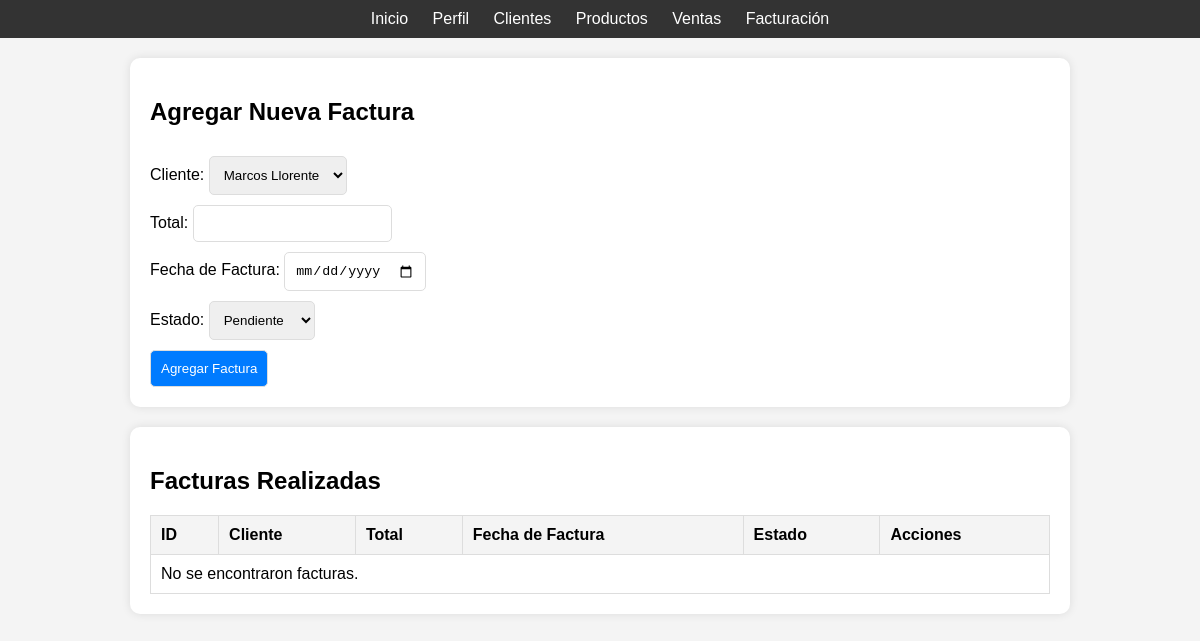
Page /vendedor/facturacion.php on the earlier database version.
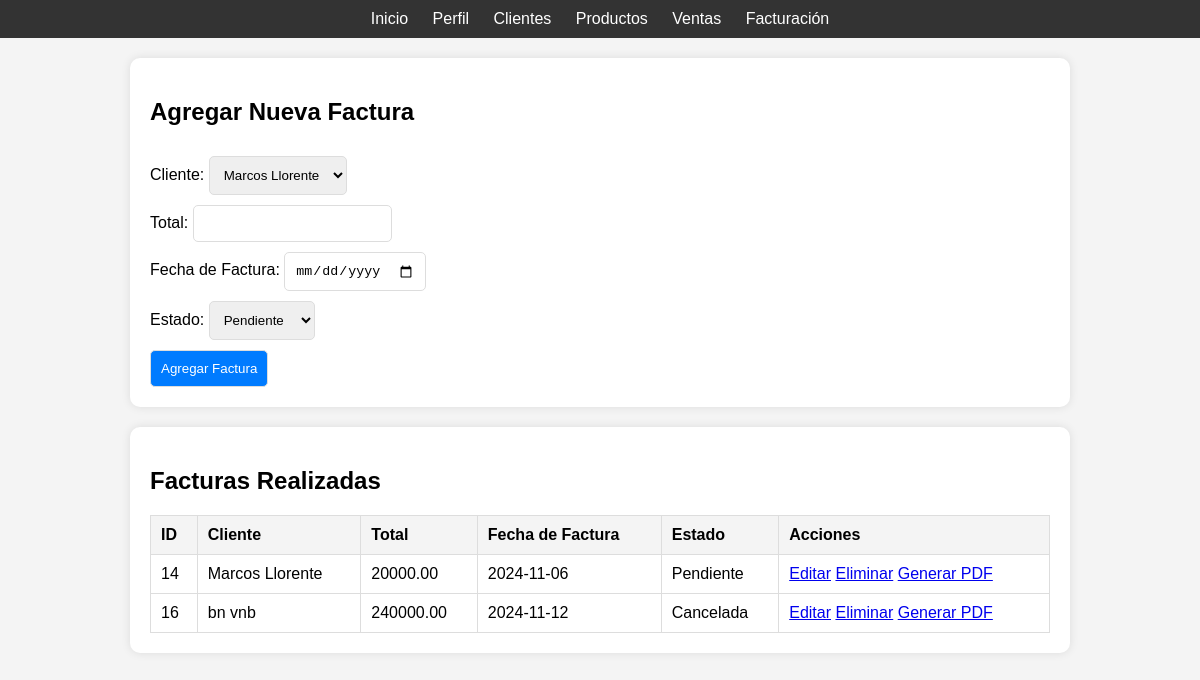
Same page on the later database version.
### tables this page shows
CREATE TABLE `facturas` (
  `id` int(11) NOT NULL,
  `cliente_id` int(11) NOT NULL,
  `fecha_factura` date NOT NULL,
  `estado` varchar(20) DEFAULT 'pendiente',
  `total` decimal(10,2) DEFAULT NULL
);

CREATE TABLE `clientes` (
  `id` int(11) NOT NULL,
  `nombre` varchar(100) DEFAULT NULL,
  `direccion` varchar(255) DEFAULT NULL,
  `telefono` varchar(15) DEFAULT NULL
);

### vendedor/facturacion.php (the view, shortened to what this page needs)
<?php
$dsn = 'mysql:host=localhost;dbname=thunderbike;charset=utf8';
$username = 'root';
$password = '';
try {
    $pdo = new PDO($dsn, $username, $password);
    $pdo->setAttribute(PDO::ATTR_ERRMODE, PDO::ERRMODE_EXCEPTION);
    $sql_facturas = 'SELECT f.id, c.nombre AS nombre_cliente, f.total, f.fecha_factura, f.estado
                     FROM facturas AS f
                     JOIN clientes AS c ON f.cliente_id = c.id';
    $stmt_facturas = $pdo->query($sql_facturas);
    $result_facturas = $stmt_facturas->fetchAll(PDO::FETCH_ASSOC);
    $sql_clientes = "SELECT id, nombre FROM clientes";
    $stmt_clientes = $pdo->query($sql_clientes);
    $clientes = $stmt_clientes->fetchAll(PDO::FETCH_ASSOC);
} catch (PDOException $e) {
    echo "Conexión fallida: " . htmlspecialchars($e->getMessage());
    $result_facturas = [];
    $clientes = [];
}
?>
<!DOCTYPE html>
<html lang="es">
<head>
</head>
<body>
    <nav class="navtop">
        <div>
            <a href="vendedor_dashboard.php" class="button">Inicio</a>
            <a href="perfil.php" class="button">Perfil</a>
            <a href="clientes.php" class="button">Clientes</a>
            <a href="productos.php" class="button">Productos</a>
            <a href="ventas.php" class="button">Ventas</a>
            <a href="facturacion.php" class="button">Facturación</a>
        </div>
    </nav>
    <div class="container">
        <h2>Agregar Nueva Factura</h2>
        <form action="facturacion.php" method="POST">
            <label for="cliente_id">Cliente:</label>
            <select name="cliente_id" id="cliente_id" required>
                <?php foreach ($clientes as $cliente): ?>
                    <option value="<?= htmlspecialchars($cliente['id']) ?>">
                        <?= htmlspecialchars($cliente['nombre']) ?>
                    </option>
                <?php endforeach; ?>
            </select><br>
            <label for="total">Total:</label>
            <input type="number" name="total" id="total" step="0.01" required><br>
            <label for="fecha_factura">Fecha de Factura:</label>
            <input type="date" name="fecha_factura" id="fecha_factura" required><br>
            <label for="estado">Estado:</label>
            <select name="estado" id="estado" required>
                <option value="Pendiente">Pendiente</option>
            </select><br>
            <button type="submit">Agregar Factura</button>
        </form>
    </div>
    <div class="container">
        <h2>Facturas Realizadas</h2>
        <div class="scrollable-table">
            <table>
                <thead>
                    <tr>
                        <th>ID</th>
                        <th>Cliente</th>
                        <th>Total</th>
                        <th>Fecha de Factura</th>
                        <th>Estado</th>
                        <th>Acciones</th>
                    </tr>
                </thead>
                <tbody>
                <?php if (!empty($result_facturas)): ?>
                    <?php foreach ($result_facturas as $row): ?>
                        <tr>
                            <td><?= htmlspecialchars($row["id"]) ?></td>
                            <td><?= htmlspecialchars($row["nombre_cliente"]) ?></td>
                            <td><?= htmlspecialchars($row["total"]) ?></td>
                            <td><?= htmlspecialchars($row["fecha_factura"]) ?></td>
                            <td><?= htmlspecialchars($row["estado"]) ?></td>
                            <td>
                                <a href="../controladores/editar_factura.php?id=<?= htmlspecialchars($row["id"]) ?>" class="btn">Editar</a>
                                <a href="../controladores/eliminar_factura.php?id=<?= htmlspecialchars($row["id"]) ?>" class="btn" onclick="return confirm('¿Estás seguro de que deseas eliminar esta factura?');">Eliminar</a>
                                <a href="generar_pdf.php?id=<?= htmlspecialchars($row["id"]) ?>" class="btn">Generar PDF</a>
                            </td>
                        </tr>
                    <?php endforeach; ?>
                <?php else: ?>
                    <tr><td colspan="6">No se encontraron facturas.</td></tr>
                <?php endif; ?>
                </tbody>
            </table>
        </div>
    </div>
</body>
</html>

### vendedor/facturacion.php (style rules this page uses)
body { font-family: Arial, sans-serif; background: #f4f4f4; margin: 0; padding: 0; }
.navtop { background: #333; padding: 10px 20px; color: white; text-align: center; }
.navtop .button { color: white; text-decoration: none; margin: 0 10px; }
.container { max-width: 900px; margin: 20px auto; background: white; padding: 20px; border-radius: 10px; box-shadow: 0 0 10px rgba(0, 0, 0, 0.1); }
.scrollable-table { max-height: 400px; overflow-y: auto; }
table { width: 100%; border-collapse: collapse; }
table, th, td { border: 1px solid #ddd; }
th, td { padding: 10px; text-align: left; }
th { background: #f4f4f4; }
button, select, input { margin-top: 10px; padding: 10px; border: 1px solid #ddd; border-radius: 5px; }
button { background: #007bff; color: white; cursor: pointer; }

Differences in the rows shown:
added facturas: id "14", cliente.nombre "Marcos Llorente", total "20000.00", fecha_factura "2024-11-06", estado "Pendiente"
added facturas: id "16", cliente.nombre "bn vnb", total "240000.00", fecha_factura "2024-11-12", estado "Cancelada"
Other differences:
text no longer shown: "No se encontraron facturas."
